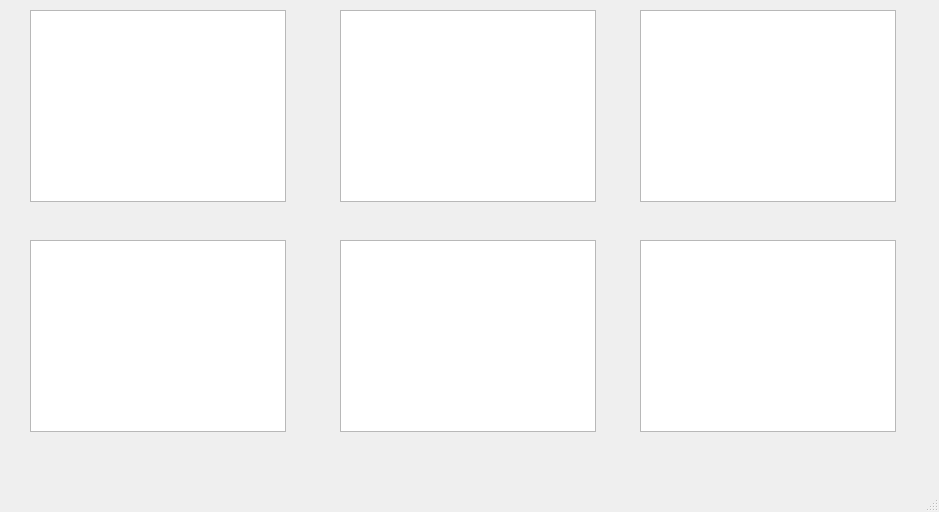
<?xml version="1.0" encoding="UTF-8"?>
<ui version="4.0">
 <class>MainWindow</class>
 <widget class="QMainWindow" name="MainWindow">
  <property name="geometry">
   <rect>
    <x>0</x>
    <y>0</y>
    <width>939</width>
    <height>512</height>
   </rect>
  </property>
  <property name="windowTitle">
   <string>MainWindow</string>
  </property>
  <widget class="QWidget" name="centralwidget">
   <widget class="QListView" name="all_modules">
    <property name="geometry">
     <rect>
      <x>30</x>
      <y>10</y>
      <width>256</width>
      <height>192</height>
     </rect>
    </property>
   </widget>
   <widget class="QListView" name="all_funcs">
    <property name="geometry">
     <rect>
      <x>340</x>
      <y>10</y>
      <width>256</width>
      <height>192</height>
     </rect>
    </property>
   </widget>
   <widget class="QTextBrowser" name="english_doc">
    <property name="geometry">
     <rect>
      <x>640</x>
      <y>10</y>
      <width>256</width>
      <height>192</height>
     </rect>
    </property>
   </widget>
   <widget class="QTextBrowser" name="turkish_doc">
    <property name="geometry">
     <rect>
      <x>30</x>
      <y>240</y>
      <width>256</width>
      <height>192</height>
     </rect>
    </property>
   </widget>
   <widget class="QTextBrowser" name="example">
    <property name="geometry">
     <rect>
      <x>340</x>
      <y>240</y>
      <width>256</width>
      <height>192</height>
     </rect>
    </property>
   </widget>
   <widget class="QTextBrowser" name="shell_output">
    <property name="geometry">
     <rect>
      <x>640</x>
      <y>240</y>
      <width>256</width>
      <height>192</height>
     </rect>
    </property>
   </widget>
  </widget>
  <widget class="QMenuBar" name="menubar">
   <property name="geometry">
    <rect>
     <x>0</x>
     <y>0</y>
     <width>939</width>
     <height>30</height>
    </rect>
   </property>
  </widget>
  <widget class="QStatusBar" name="statusbar"/>
 </widget>
 <resources/>
 <connections/>
</ui>
